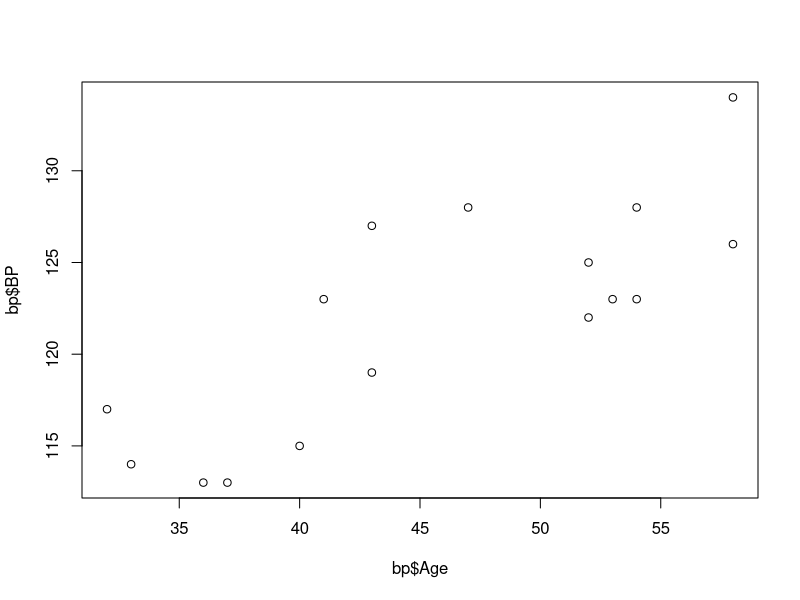

This figure's R source:
## ---- chunk 1
knitr::opts_chunk$set(echo = TRUE)
## ---- chunk 2
bp = read.csv("BP.csv")
## ---- chunk 3
plot(bp$Age, bp$BP)
## ---- chunk 4
sample_age = bp$Age - mean(bp$Age)
bp_age = lm(bp$BP ~ sample_age)
summary(bp_age)
## ---- chunk 5
mean(bp$Age)
## ---- chunk 6
var(bp$BP)
mean(bp$BP)
## ---- chunk 7
options(contrasts = c('contr.sum', 'contr.poly'))
intensity = c(90, 86, 96, 84, 100, 92, 92, 81, 102, 87, 106, 90, 105, 97, 96, 80, 114, 93, 112, 91, 108, 95, 98, 83)
optr = as.factor(c(rep(c(1, 1, 2, 2, 3, 3, 4, 4), 3)))
eqp = as.factor(c(rep(c(1, 2), 4), rep(c(3, 4), 4), rep(c(5, 6), 4)))
radar = lm(intensity ~ optr + eqp)
summary(radar)
## ---- chunk 8
anova(radar)
## ---- chunk 9
filter = as.factor(c(rep(c(1, 2), 12)))
clutter = as.factor(c(rep(1, 8), rep(2, 8), rep(8, 8)))
radar2 = lm(intensity ~ optr + filter + clutter + filter * clutter)
anova(radar2)
